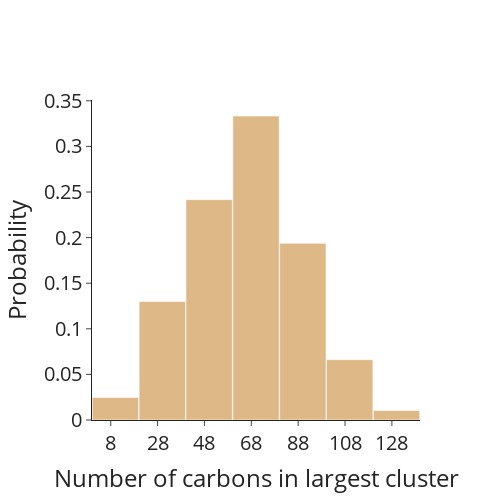

The notebook cell this image was saved under:
### Markdown cell above
### size_of_the_largest_cluster_of_each_PDB_by_atm

### Code cell
mid_bins = list(range(8, 140, 20))
fig_6b = go.Figure()
fig_6b.add_trace(go.Histogram(x=size_largest_cluster_atm,
    xbins=dict(start=0, end=130.0, size=20),
    histnorm = 'probability'))
fig_6b.update_layout(
    xaxis = dict(
        tickmode = 'array',
        tickvals = list(mid_bins),
        ticktext = list(mid_bins)
    )
)
fig_6b.update_layout(bargap = .01)
fig_6b.update_traces(marker = {'color': 'BurlyWood'})
fig_6b.update_layout(
    xaxis_title_text='Number of carbons in largest cluster',
    yaxis_title_text='Probability')
fig_6b.update_layout(font_size=20, width=500, height=500)
fig_6b.show()

### Figure 1 — Plotly figure (JSON) as saved in the notebook; plotly's stock layout.template omitted (floating-point values rounded to 4 significant figures; data arrays with more than 128 entries replaced by an {"elided": "..."} marker saying what was removed)
{"data": [{"histnorm": "probability", "marker": {"color": "BurlyWood"}, "type": "histogram", "x": {"elided": "1258 int values"}, "xbins": {"end": 130, "size": 20, "start": 0}}], "layout": {"bargap": 0.01, "font": {"size": 20}, "height": 500, "width": 500, "xaxis": {"tickmode": "array", "ticktext": [8, 28, 48, 68, 88, 108, 128], "tickvals": [8, 28, 48, 68, 88, 108, 128], "title": {"text": "Number of carbons in largest cluster"}}, "yaxis": {"title": {"text": "Probability"}}}}
